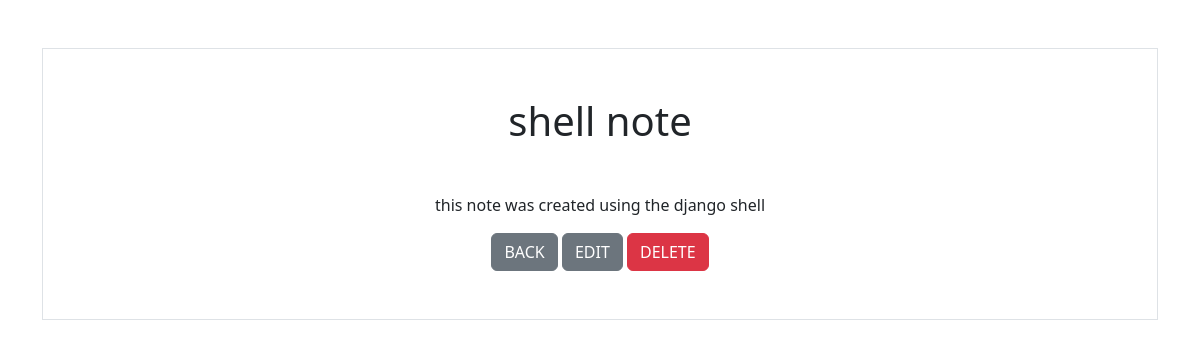
The app's page /smart/notes/3, older data.
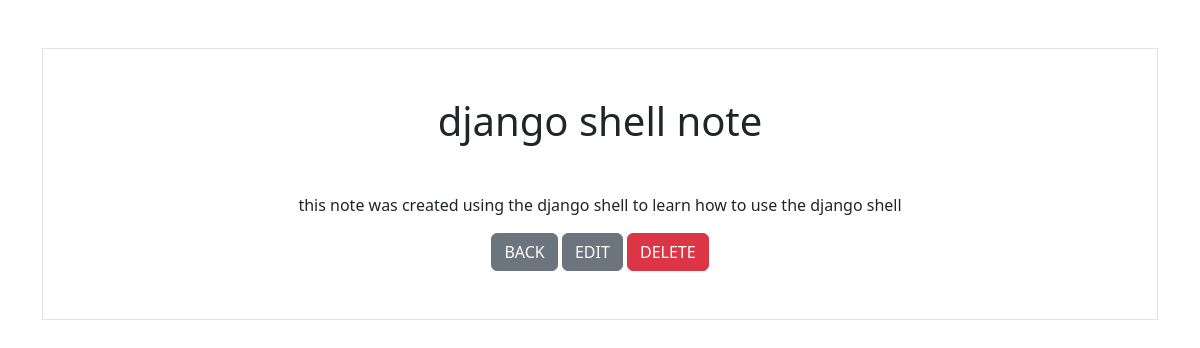
The same page, newer data.
### notes/models.py (models this page shows)
class Notes(models.Model):
    title = models.CharField(max_length= 200)
    text = models.TextField()
    created = models.DateTimeField(auto_now_add=True)
    user = models.ForeignKey(User, on_delete=models.CASCADE , related_name= 'notes')

### notes/views.py (the view)
# urls.py: path('notes/<int:pk>', views.DetailsView.as_view(), name='notes.detail'),
class DetailsView(DetailView):
    model = Notes
    context_object_name = 'note'
    template_name='notes/note_details.html'

### notes/templates/notes/note_details.html
{% extends "base.html" %}
{% block content %}
    <div class="border round">
        <h1 class="my-5">{{note.title}}</h1>
        <p>{{note.text}}</p>
        <a href="{% url 'notes.list' %}" class="btn btn-secondary mb-5">BACK</a>
        <a href="{% url 'notes.update' pk=note.id %}" class="btn btn-secondary mb-5">EDIT</a>
        <a href="{% url 'notes.delete' pk=note.id %}" class="btn btn-danger mb-5">DELETE</a>
    </div>
{% endblock %}

Row changes from the older to the newer data that the page shows:
changed Notes: title "shell note" → "django shell note"; text "this note was created using the django shell" → "this note was created using the django shell to learn how to use the django shell"
